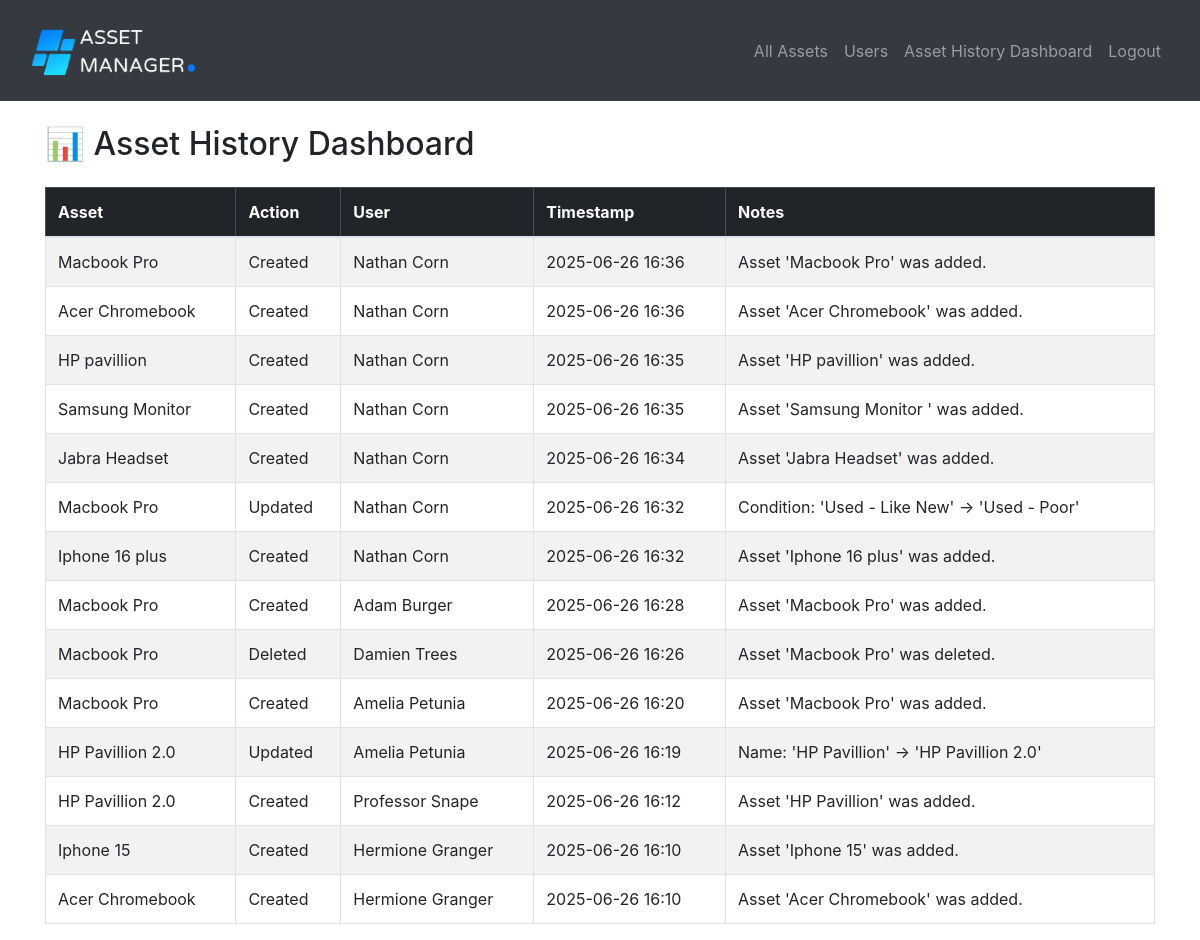
The app's page /dashboard (signed in), older data.
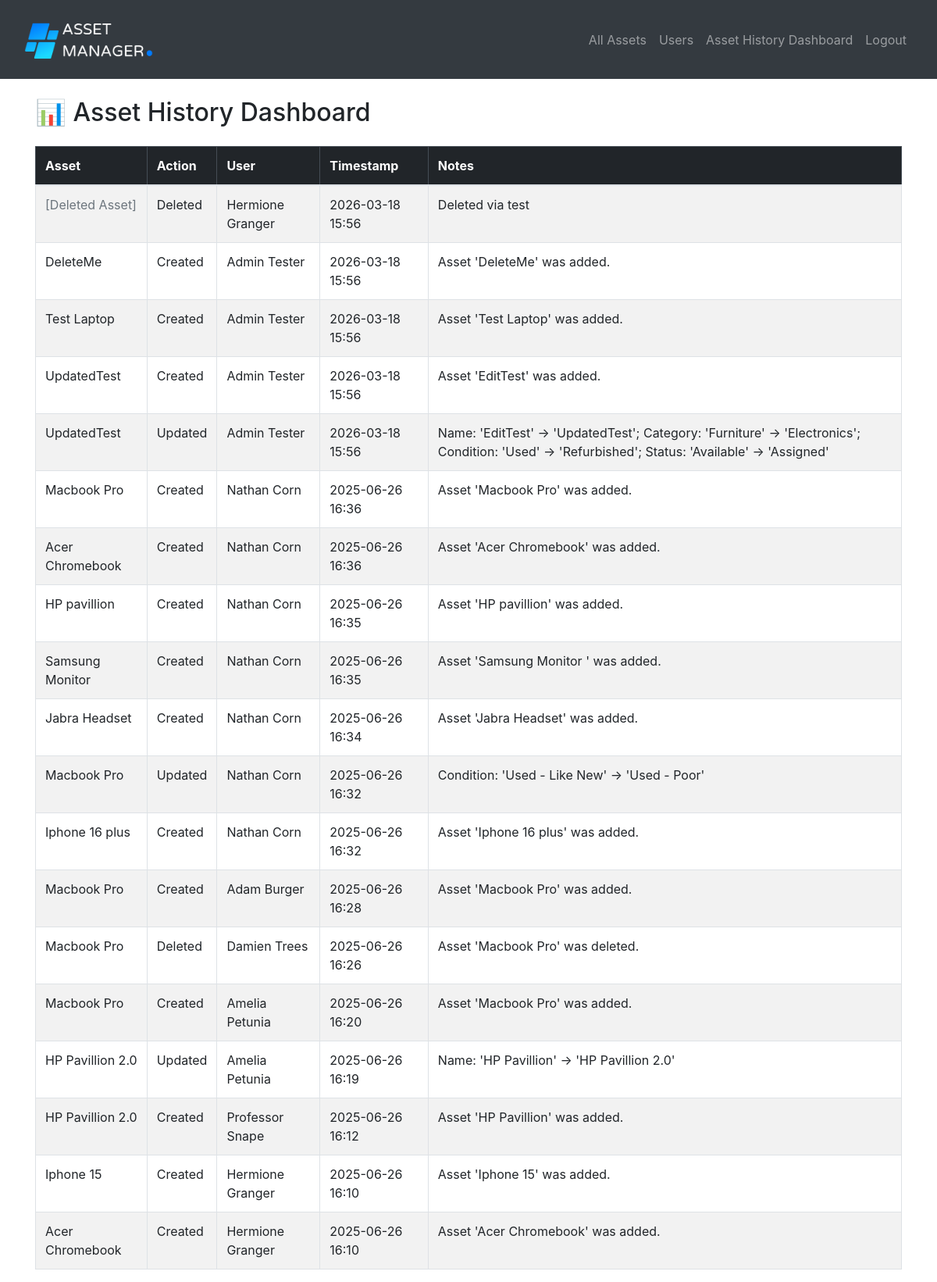
The same page, newer data.
### website/models.py (models this page shows)
class Asset_History(db.Model):
    id = db.Column(db.Integer, primary_key=True)
    asset_id = db.Column(db.Integer, db.ForeignKey('asset.id', ondelete='SET NULL'), nullable=True)
    user_id = db.Column(db.Integer, db.ForeignKey('user.id'), nullable=False)
    action = db.Column(db.String(100), nullable=False)  # e.g. 'Created', 'Updated', 'Assigned', 'Deleted'
    timestamp = db.Column(db.DateTime, default=db.func.current_timestamp())
    notes = db.Column(db.Text, nullable=True)
    asset = db.relationship('Asset', back_populates='asset_history', passive_deletes=True)
    user = db.relationship('User')

class Asset(db.Model):
    id = db.Column(db.Integer, primary_key=True)
    asset_name = db.Column(db.String(150))
    category = db.Column(db.String(150))
    purchase_date = db.Column(db.Date)
    condition = db.Column(db.String(150))
    status = db.Column(db.String(150))
    created_by = db.Column(db.Integer, db.ForeignKey('user.id'))
    assigned_to = db.Column(db.Integer, db.ForeignKey('user.id'), nullable=True)
    asset_history = db.relationship('Asset_History', back_populates='asset', passive_deletes=True)
    creator = db.relationship('User', foreign_keys=[created_by])
    assignee = db.relationship('User', foreign_keys=[assigned_to])

class User(db.Model, UserMixin):
    id = db.Column(db.Integer, primary_key=True)
    first_name = db.Column(db.String(150))
    last_name = db.Column(db.String(150))
    email = db.Column(db.String(150), unique=True)
    password = db.Column(db.String(150))
    department = db.Column(db.String(150))
    role = db.Column(db.String(10), nullable=False, default='user')
    created_assets = db.relationship('Asset', foreign_keys='Asset.created_by', backref='creator_user')
    assigned_assets = db.relationship('Asset', foreign_keys='Asset.assigned_to', backref='assignee_user')

### website/views.py (the view)
@views.route('/dashboard')
@login_required
def dashboard():
    all_assets = Asset.query.all()
    all_history = Asset_History.query.order_by(Asset_History.timestamp.desc()).all()
    return render_template('dashboard.html', user=current_user, assets=all_assets, history=all_history)

### website/__init__.py (called while the page is built)
def create_app():
    app = Flask(__name__)
    app.config['SECRET_KEY'] = os.getenv("SECRET_KEY", "dev-secret")
    if 'SQLALCHEMY_DATABASE_URI' not in app.config:
        DB_NAME = os.path.join(os.path.dirname(__file__), 'database.db')
        app.config['SQLALCHEMY_DATABASE_URI'] = f'sqlite:///{DB_NAME}'
    db.init_app(app)
    from .views import views
    from .auth import auth
    app.register_blueprint(views, url_prefix='/')
    app.register_blueprint(auth, url_prefix='/')
    from .models import User
    create_database(app)
    login_manager = LoginManager()
    login_manager.login_view = 'auth.login'
    login_manager.init_app(app)
    @login_manager.user_loader
    def load_user(id):
        return User.query.get(int(id))
    return app

### website/templates/dashboard.html (shortened to what this page needs)
{% extends "base.html" %}
{% block content %}
<br>
<h2 class="mb-4">📊 Asset History Dashboard</h2>
{% if history %}
  <table class="table table-striped table-bordered">
    <thead class="table-dark">
      <tr>
        <th>Asset</th>
        <th>Action</th>
        <th>User</th>
        <th>Timestamp</th>
        <th>Notes</th>
      </tr>
    </thead>
    <tbody>
      {% for entry in history %}
        <tr>
          <td>
            {% if entry.asset %}
                {{ entry.asset.asset_name }}
            {% else %}
                <span class="text-muted">[Deleted Asset]</span>
            {% endif %}
          </td>
          <td>{{ entry.action }}</td>
          <td>{{ entry.user.first_name }} {{ entry.user.last_name or '' }}</td>
          <td>{{ entry.timestamp.strftime('%Y-%m-%d %H:%M') }}</td>
          <td>{{ entry.notes }}</td>
        </tr>
      {% endfor %}
    </tbody>
  </table>
{% else %}
  <p class="text-muted">No asset activity recorded yet.</p>
{% endif %}
{% endblock %}

Row changes from the older to the newer data that the page shows:
added Asset_History: shows "[Deleted Asset]", action "Deleted", user.first_name "Hermione", user "Granger", timestamp "2026-03-18 15:56", notes "Deleted via test"
added Asset_History: asset.asset_name "DeleteMe", action "Created", user.first_name "Admin", user "Tester", timestamp "2026-03-18 15:56", notes "Asset 'DeleteMe' was added."
added Asset_History: asset.asset_name "Test Laptop", action "Created", user.first_name "Admin", user "Tester", timestamp "2026-03-18 15:56", notes "Asset 'Test Laptop' was added."
added Asset_History: asset.asset_name "UpdatedTest", action "Created", user.first_name "Admin", user "Tester", timestamp "2026-03-18 15:56", notes "Asset 'EditTest' was added."
added Asset_History: asset.asset_name "UpdatedTest", action "Updated", user.first_name "Admin", user "Tester", timestamp "2026-03-18 15:56", notes "Name: 'EditTest' → 'UpdatedTest'; Category: 'Furniture' → 'Electronics'; Condition: 'Used' → 'Refurbished'; Status: 'Available' → 'Assigned'"
